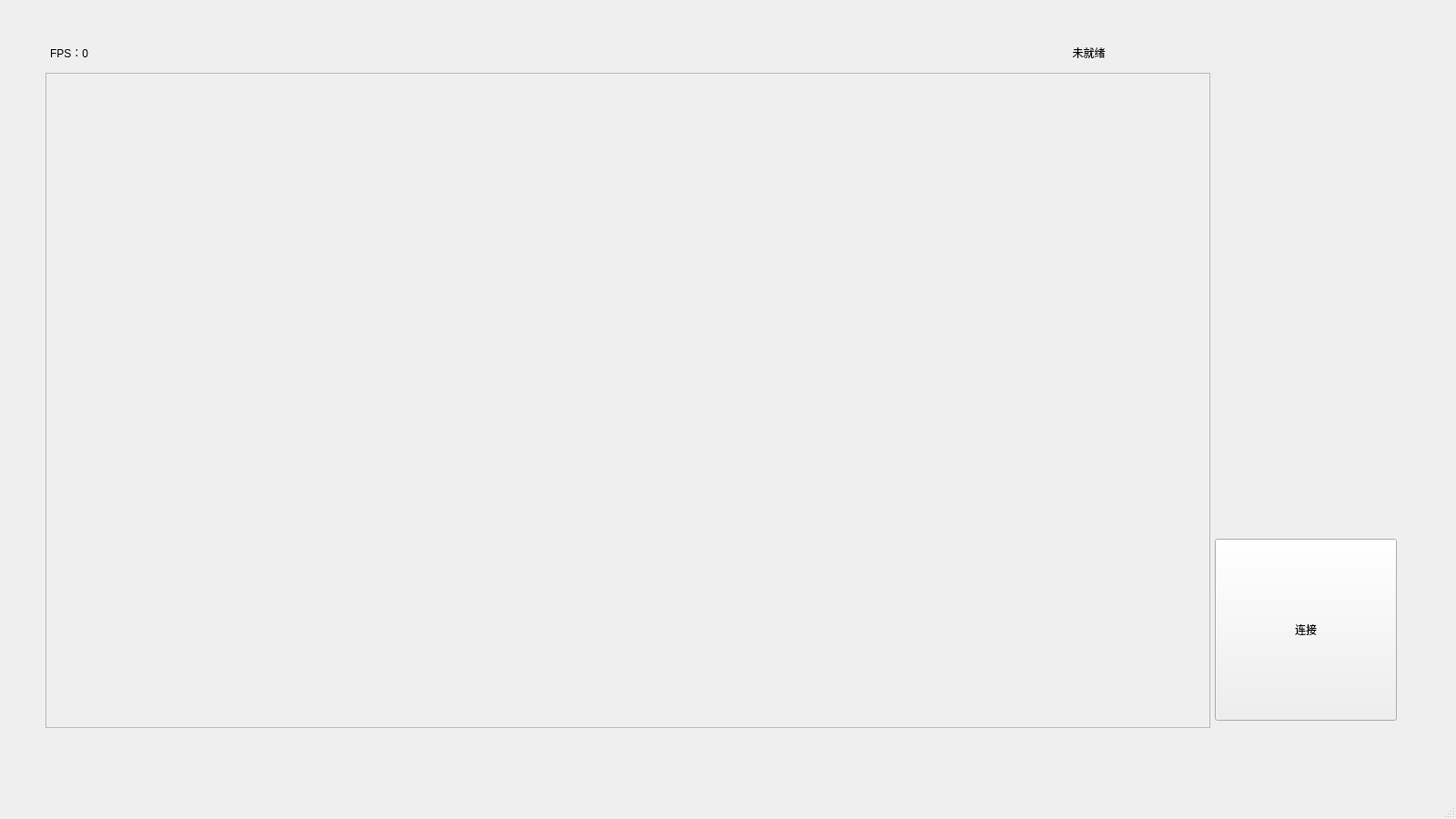
<?xml version="1.0" encoding="UTF-8"?>
<ui version="4.0">
 <class>MainWindow</class>
 <widget class="QMainWindow" name="MainWindow">
  <property name="geometry">
   <rect>
    <x>0</x>
    <y>0</y>
    <width>1600</width>
    <height>900</height>
   </rect>
  </property>
  <property name="windowTitle">
   <string>CameraTest</string>
  </property>
  <widget class="QWidget" name="centralwidget">
   <widget class="QFrame" name="frame">
    <property name="geometry">
     <rect>
      <x>50</x>
      <y>40</y>
      <width>1280</width>
      <height>40</height>
     </rect>
    </property>
    <property name="frameShape">
     <enum>QFrame::Shape::NoFrame</enum>
    </property>
    <property name="frameShadow">
     <enum>QFrame::Shadow::Raised</enum>
    </property>
    <layout class="QHBoxLayout" name="horizontalLayout">
     <property name="spacing">
      <number>0</number>
     </property>
     <property name="leftMargin">
      <number>5</number>
     </property>
     <property name="topMargin">
      <number>0</number>
     </property>
     <property name="rightMargin">
      <number>20</number>
     </property>
     <property name="bottomMargin">
      <number>5</number>
     </property>
     <item>
      <widget class="QLabel" name="fpsLabel">
       <property name="sizeIncrement">
        <size>
         <width>200</width>
         <height>40</height>
        </size>
       </property>
       <property name="text">
        <string>FPS：0</string>
       </property>
       <property name="textFormat">
        <enum>Qt::TextFormat::AutoText</enum>
       </property>
      </widget>
     </item>
     <item>
      <spacer name="horizontalSpacer">
       <property name="orientation">
        <enum>Qt::Orientation::Horizontal</enum>
       </property>
       <property name="sizeType">
        <enum>QSizePolicy::Policy::Minimum</enum>
       </property>
       <property name="sizeHint" stdset="0">
        <size>
         <width>800</width>
         <height>20</height>
        </size>
       </property>
      </spacer>
     </item>
     <item>
      <widget class="QLabel" name="statusLabel">
       <property name="text">
        <string>未就绪</string>
       </property>
       <property name="alignment">
        <set>Qt::AlignmentFlag::AlignCenter</set>
       </property>
      </widget>
     </item>
    </layout>
   </widget>
   <widget class="QFrame" name="frame_2">
    <property name="enabled">
     <bool>true</bool>
    </property>
    <property name="geometry">
     <rect>
      <x>1335</x>
      <y>80</y>
      <width>200</width>
      <height>720</height>
     </rect>
    </property>
    <property name="styleSheet">
     <string notr="true"/>
    </property>
    <property name="frameShape">
     <enum>QFrame::Shape::NoFrame</enum>
    </property>
    <property name="frameShadow">
     <enum>QFrame::Shadow::Raised</enum>
    </property>
    <layout class="QVBoxLayout" name="verticalLayout">
     <property name="spacing">
      <number>0</number>
     </property>
     <property name="leftMargin">
      <number>0</number>
     </property>
     <property name="topMargin">
      <number>0</number>
     </property>
     <property name="rightMargin">
      <number>0</number>
     </property>
     <property name="bottomMargin">
      <number>0</number>
     </property>
     <item>
      <widget class="QLabel" name="label">
       <property name="minimumSize">
        <size>
         <width>200</width>
         <height>200</height>
        </size>
       </property>
       <property name="maximumSize">
        <size>
         <width>200</width>
         <height>500</height>
        </size>
       </property>
       <property name="styleSheet">
        <string notr="true">image: url(:/myimage/SprbScan021.png);</string>
       </property>
       <property name="text">
        <string/>
       </property>
       <property name="scaledContents">
        <bool>false</bool>
       </property>
       <property name="alignment">
        <set>Qt::AlignmentFlag::AlignCenter</set>
       </property>
      </widget>
     </item>
     <item>
      <widget class="QPushButton" name="connectButton">
       <property name="maximumSize">
        <size>
         <width>200</width>
         <height>200</height>
        </size>
       </property>
       <property name="text">
        <string>连接</string>
       </property>
      </widget>
     </item>
    </layout>
   </widget>
   <widget class="QScrollArea" name="scrollArea">
    <property name="geometry">
     <rect>
      <x>50</x>
      <y>80</y>
      <width>1280</width>
      <height>720</height>
     </rect>
    </property>
    <property name="styleSheet">
     <string notr="true"/>
    </property>
    <property name="widgetResizable">
     <bool>true</bool>
    </property>
    <widget class="QWidget" name="scrollAreaWidgetContents">
     <property name="geometry">
      <rect>
       <x>0</x>
       <y>0</y>
       <width>1278</width>
       <height>718</height>
      </rect>
     </property>
     <property name="minimumSize">
      <size>
       <width>1278</width>
       <height>480</height>
      </size>
     </property>
     <layout class="QVBoxLayout" name="verticalLayout_3"/>
    </widget>
   </widget>
  </widget>
  <widget class="QStatusBar" name="statusbar"/>
 </widget>
 <resources/>
 <connections/>
</ui>
